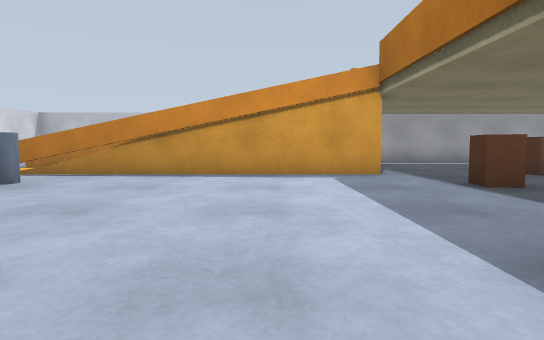
[1] (above)

16 first-person views from a walk through a Gazebo world. The camera is 0.68 m above the floor, tilts 4° down and sees 75° across. The floor is counted in squares, 1 m on a side. Each view is taken from the middle of a square. On the plan, view 1 faces up. The plan holds only what a view shows up to about 10 squares ahead; the rest is blank. The place goes on beyond the plan.

[2]
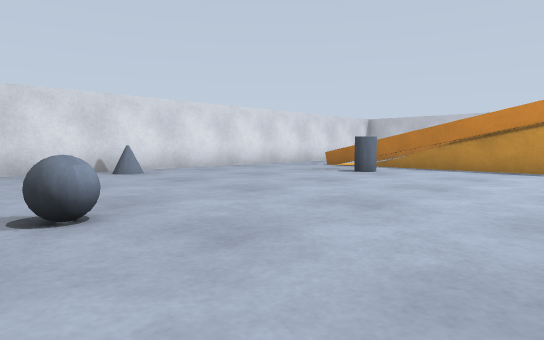

[3]
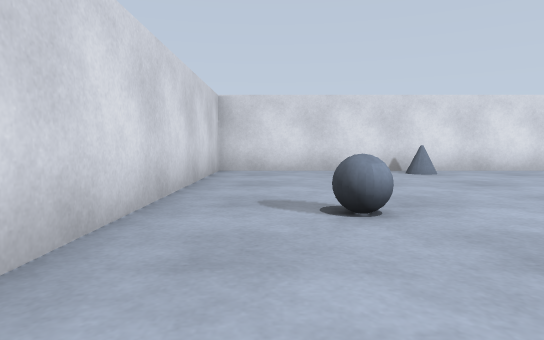

[4]
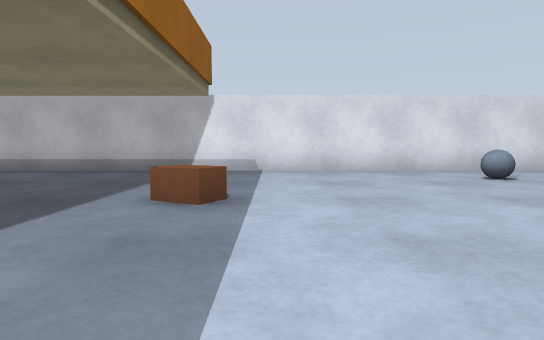

[5]
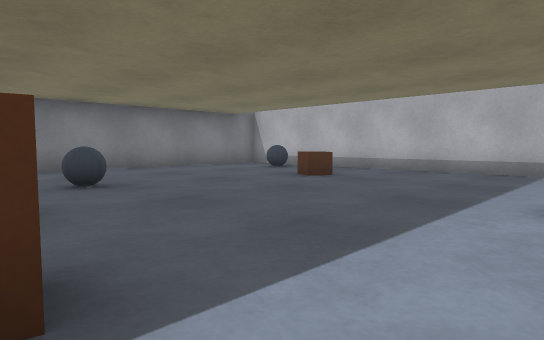

[6]
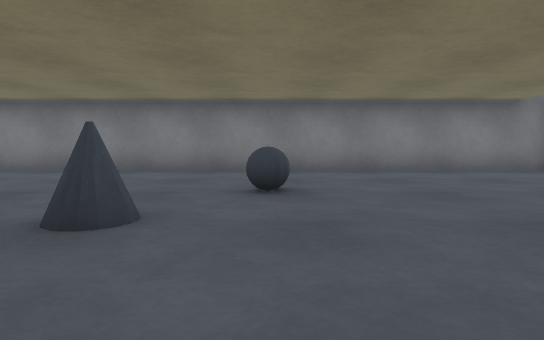

[7]
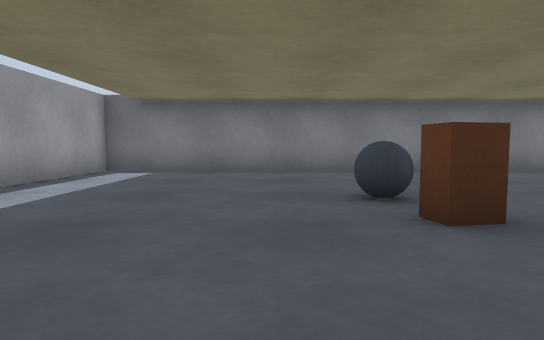

[8]
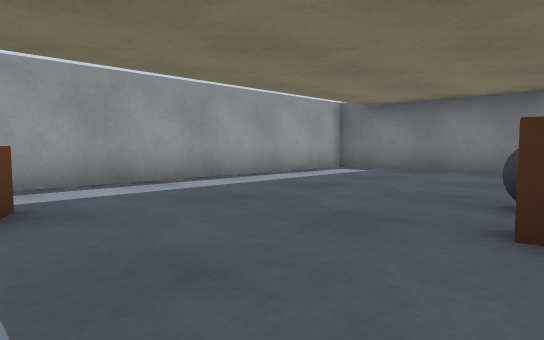

[9]
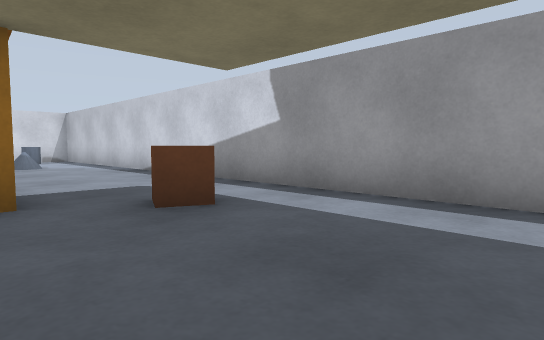

[10]
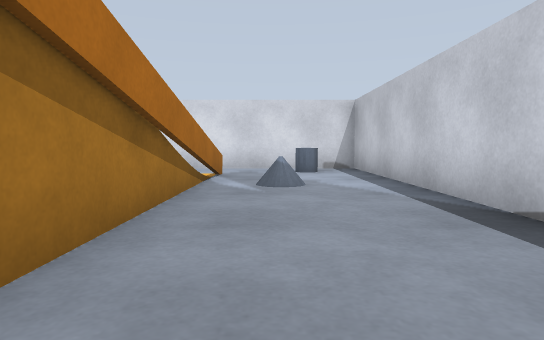

[11]
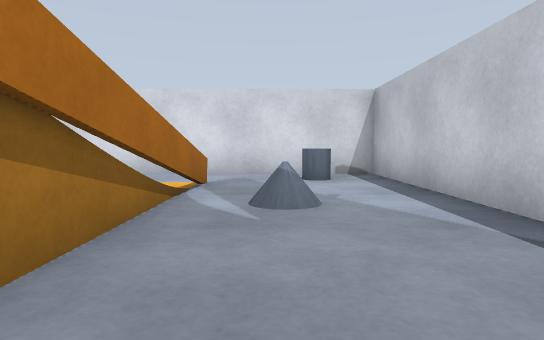

[12]
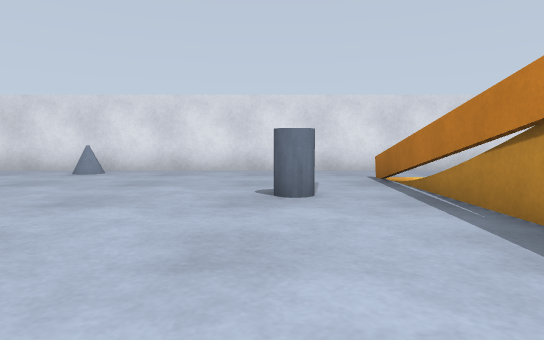

[13]
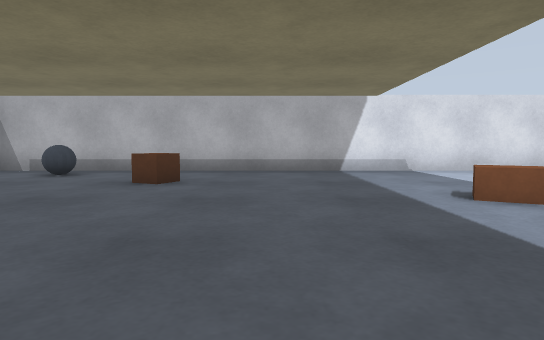

[14]
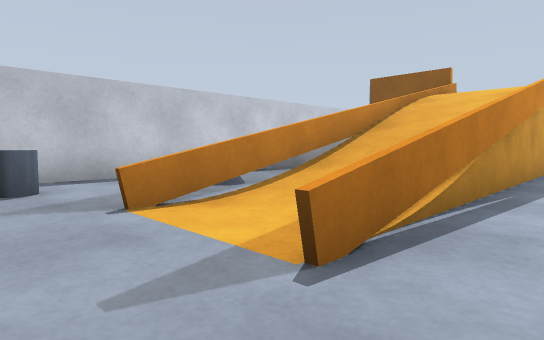

[15]
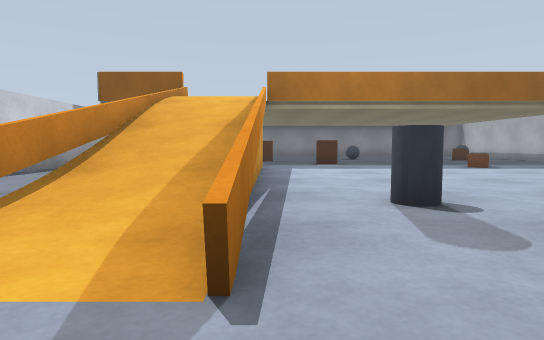

[16]
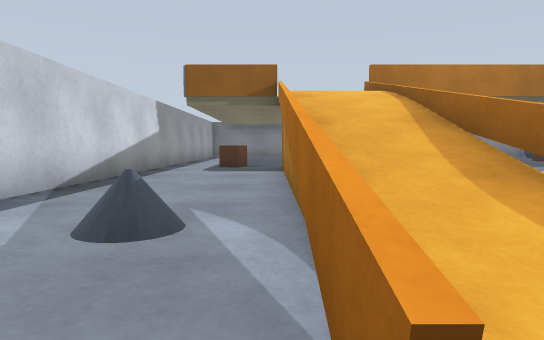

### Floor plan
Key: @ floor where view 1 was taken; # wall or solid block; x gap in a wall; . main floor; : floor 0.05 m higher than the main floor; + floor 2.05 m higher than the main floor; / step, stairs or slope; = window, fence, low wall or low ledge; B brown box; C blue cylinder; L blue ball.
Columns run from 10 left of view 1 to 13 right of it. Each row starts with its distance up from view 1.
 15 ########################
 14 #......................#
 13 #.C....................#
 12 #....=.......B.........#
 11 #..==#===x/............#
 10 #...://////+ ..........#
  9 #...://////+ ....LL....#
  8 #..=x#===x#/....BL.....#
  7 #......................#
  6 #....C........B.=......#
  5 #......................#
  4 #.................L....#
  3 #......................#
  2 #x=.........B..........#
  1 #...........B..........#
  0 #.........@......B.....#
 -1 #.....LL.........B.....#
 -2 #...................L..#
 -3 #......................#
 -4 ########################

Where each view was taken, in squares from view 1:
view 1: 0 up, 0 right, facing up
view 2: 2 down, 0 right, facing up-left
view 3: 2 down, 0 right, facing left
view 4: 6 up, 1 right, facing down
view 5: 6 up, 2 right, facing down-right
view 6: 4 up, 3 right, facing right
view 7: 10 up, 3 right, facing right
view 8: 8 up, 3 right, facing up-right
view 9: 10 up, 7 right, facing up-left
view 10: 12 up, 1 right, facing left
view 11: 12 up, 1 left, facing left
view 12: 6 up, 0 right, facing left
view 13: 6 up, 5 right, facing down
view 14: 7 up, 9 left, facing up-right
view 15: 8 up, 9 left, facing right
view 16: 11 up, 8 left, facing right
